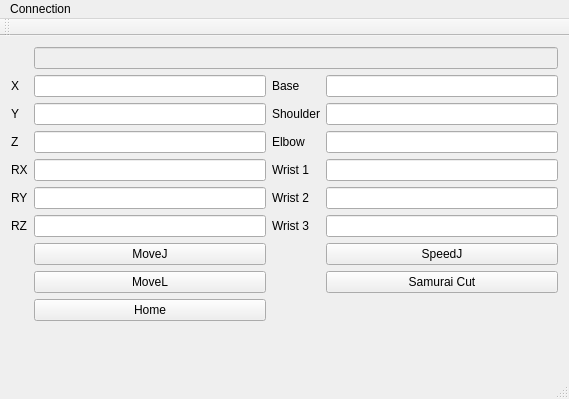
<?xml version="1.0" encoding="UTF-8"?>
<ui version="4.0">
 <class>MainWindow</class>
 <widget class="QMainWindow" name="MainWindow">
  <property name="enabled">
   <bool>true</bool>
  </property>
  <property name="geometry">
   <rect>
    <x>0</x>
    <y>0</y>
    <width>569</width>
    <height>399</height>
   </rect>
  </property>
  <property name="windowTitle">
   <string>UR3 Data</string>
  </property>
  <widget class="QWidget" name="centralWidget">
   <layout class="QGridLayout" name="gridLayout">
    <item row="3" column="2">
     <widget class="QLabel" name="label_3">
      <property name="text">
       <string>Elbow</string>
      </property>
     </widget>
    </item>
    <item row="1" column="0">
     <widget class="QLabel" name="label_7">
      <property name="text">
       <string>X</string>
      </property>
     </widget>
    </item>
    <item row="1" column="2">
     <widget class="QLabel" name="label">
      <property name="text">
       <string>Base</string>
      </property>
     </widget>
    </item>
    <item row="1" column="3">
     <widget class="QLineEdit" name="lineEditBase"/>
    </item>
    <item row="2" column="0">
     <widget class="QLabel" name="label_8">
      <property name="text">
       <string>Y</string>
      </property>
     </widget>
    </item>
    <item row="2" column="1">
     <widget class="QLineEdit" name="lineEditY"/>
    </item>
    <item row="4" column="0">
     <widget class="QLabel" name="label_10">
      <property name="text">
       <string>RX</string>
      </property>
     </widget>
    </item>
    <item row="1" column="1">
     <widget class="QLineEdit" name="lineEditX"/>
    </item>
    <item row="4" column="1">
     <widget class="QLineEdit" name="lineEditRX"/>
    </item>
    <item row="5" column="0">
     <widget class="QLabel" name="label_12">
      <property name="text">
       <string>RY</string>
      </property>
     </widget>
    </item>
    <item row="6" column="1">
     <widget class="QLineEdit" name="lineEditRZ"/>
    </item>
    <item row="3" column="0">
     <widget class="QLabel" name="label_9">
      <property name="text">
       <string>Z</string>
      </property>
     </widget>
    </item>
    <item row="3" column="1">
     <widget class="QLineEdit" name="lineEditZ"/>
    </item>
    <item row="2" column="2">
     <widget class="QLabel" name="label_2">
      <property name="text">
       <string>Shoulder</string>
      </property>
     </widget>
    </item>
    <item row="6" column="0">
     <widget class="QLabel" name="label_11">
      <property name="text">
       <string>RZ</string>
      </property>
     </widget>
    </item>
    <item row="5" column="1">
     <widget class="QLineEdit" name="lineEditRY"/>
    </item>
    <item row="3" column="3">
     <widget class="QLineEdit" name="lineEditElbow"/>
    </item>
    <item row="4" column="2">
     <widget class="QLabel" name="label_4">
      <property name="text">
       <string>Wrist 1</string>
      </property>
     </widget>
    </item>
    <item row="6" column="2">
     <widget class="QLabel" name="label_6">
      <property name="text">
       <string>Wrist 3</string>
      </property>
     </widget>
    </item>
    <item row="4" column="3">
     <widget class="QLineEdit" name="lineEditWrist1"/>
    </item>
    <item row="5" column="2">
     <widget class="QLabel" name="label_5">
      <property name="text">
       <string>Wrist 2</string>
      </property>
     </widget>
    </item>
    <item row="6" column="3">
     <widget class="QLineEdit" name="lineEditWrist3"/>
    </item>
    <item row="5" column="3">
     <widget class="QLineEdit" name="lineEditWrist2"/>
    </item>
    <item row="10" column="1">
     <spacer name="verticalSpacer">
      <property name="orientation">
       <enum>Qt::Vertical</enum>
      </property>
      <property name="sizeHint" stdset="0">
       <size>
        <width>20</width>
        <height>40</height>
       </size>
      </property>
     </spacer>
    </item>
    <item row="10" column="3">
     <spacer name="verticalSpacer_2">
      <property name="orientation">
       <enum>Qt::Vertical</enum>
      </property>
      <property name="sizeHint" stdset="0">
       <size>
        <width>20</width>
        <height>40</height>
       </size>
      </property>
     </spacer>
    </item>
    <item row="0" column="1" colspan="3">
     <widget class="QLineEdit" name="lineEdit_Connection">
      <property name="enabled">
       <bool>false</bool>
      </property>
      <property name="text">
       <string/>
      </property>
     </widget>
    </item>
    <item row="7" column="1">
     <widget class="QPushButton" name="pushButton_MoveJ">
      <property name="text">
       <string>MoveJ</string>
      </property>
     </widget>
    </item>
    <item row="7" column="3">
     <widget class="QPushButton" name="pushButton_SpeedJ">
      <property name="text">
       <string>SpeedJ</string>
      </property>
     </widget>
    </item>
    <item row="8" column="1">
     <widget class="QPushButton" name="pushButton_MoveL">
      <property name="text">
       <string>MoveL</string>
      </property>
     </widget>
    </item>
    <item row="8" column="3">
     <widget class="QPushButton" name="pushButton_Samurai">
      <property name="text">
       <string>Samurai Cut</string>
      </property>
     </widget>
    </item>
    <item row="2" column="3">
     <widget class="QLineEdit" name="lineEditShoulder"/>
    </item>
    <item row="9" column="1">
     <widget class="QPushButton" name="pushButton_Home">
      <property name="text">
       <string>Home</string>
      </property>
     </widget>
    </item>
   </layout>
  </widget>
  <widget class="QMenuBar" name="menuBar">
   <property name="geometry">
    <rect>
     <x>0</x>
     <y>0</y>
     <width>569</width>
     <height>21</height>
    </rect>
   </property>
   <widget class="QMenu" name="menuConnection">
    <property name="title">
     <string>Connection</string>
    </property>
    <addaction name="actionConnect"/>
    <addaction name="actionSettings"/>
   </widget>
   <addaction name="menuConnection"/>
  </widget>
  <widget class="QToolBar" name="mainToolBar">
   <attribute name="toolBarArea">
    <enum>TopToolBarArea</enum>
   </attribute>
   <attribute name="toolBarBreak">
    <bool>false</bool>
   </attribute>
  </widget>
  <widget class="QStatusBar" name="statusBar"/>
  <action name="actionConnection_Info">
   <property name="text">
    <string>Connection Info</string>
   </property>
   <property name="shortcut">
    <string>Ctrl+C</string>
   </property>
  </action>
  <action name="actionConnect">
   <property name="text">
    <string>Connect</string>
   </property>
  </action>
  <action name="actionSettings">
   <property name="text">
    <string>Settings</string>
   </property>
  </action>
 </widget>
 <layoutdefault spacing="6" margin="11"/>
 <resources/>
 <connections/>
</ui>
